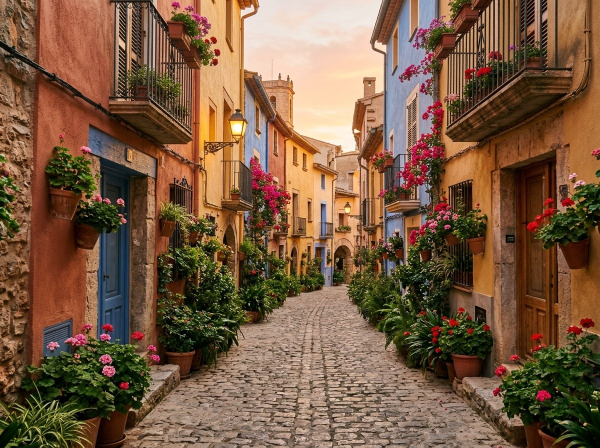
#> input picture utils/store-images/art/photos/alley.jpg, 1200 x 896 px (shown at 1/2 size)
$ python -i music.py   (imports and definitions only)
#> lines starting #> are read from the running program, lines starting #| are printed output that depends on the picture; after the words box and inside, x2 and y2 are one past the last pixel; in counts of white or black regions, pixels touching at a corner belong together
#!/usr/bin/env python3
"""Store screenshot for the music player in the style of the Play set (#47): the background is lifted from an existing
store image (its text and phone masked out and filled from the surroundings), then kicker pill, two-part headline with
the cyan-to-green accent, subline and the screenshot in a phone frame are drawn on top. 1080x1920.
Usage: store-music.py <template.jpg> <screenshot.png> <kicker> <title white> <title accent> <subline> <out.jpg>"""
import sys
import numpy as np
from PIL import Image, ImageDraw, ImageFilter, ImageFont

FONT = "/home/belkis/ordo-team/shots/fonts/Inter.ttf"
W, H = 1080, 1920
ACCENT = [(33, 212, 235), (55, 209, 159)]


# [7 lines left out: function font, not called in this run]


def background(template):
#> called with template = 'art/photos/alley.jpg'
    im = np.asarray(Image.open(template).convert("RGB").resize((W, H)), dtype=np.float32)
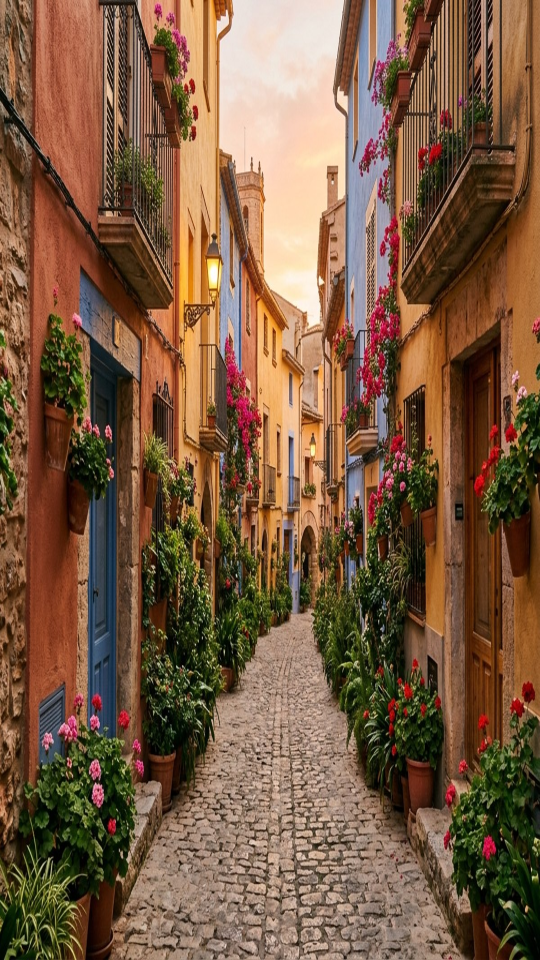
#> im: shape (1920, 1080, 3) float32 (shown at 1/2 size); mean R, G, B 121.8, 90.8, 65.7
    keep = np.ones((H, W), np.float32)
    keep[60:380, :] = 0                 # pill, headline, subline
    keep[480:1890, 200:880] = 0         # phone
    # Normalised block average: the masked areas take the mean colour of the background around them.
    B = 40
    def blocks(a):
        return a.reshape(H // B, B, W // B, B, *a.shape[2:]).mean(axis=(1, 3))
    k = blocks(keep)
    avg = blocks(im * keep[..., None]) / np.maximum(k, 1e-3)[..., None]
    # Blocks that were fully masked borrow from their neighbours.
    for _ in range(12):
        empty = k < 0.05
        if not empty.any():
            break
        pad = np.pad(avg * (~empty)[..., None], ((1, 1), (1, 1), (0, 0)))
        cnt = np.pad((~empty).astype(np.float32), 1)
        s_ = sum(pad[1 + dy:pad.shape[0] - 1 + dy, 1 + dx:pad.shape[1] - 1 + dx] for dy in (-1, 0, 1) for dx in (-1, 0, 1))
        c_ = sum(cnt[1 + dy:cnt.shape[0] - 1 + dy, 1 + dx:cnt.shape[1] - 1 + dx] for dy in (-1, 0, 1) for dx in (-1, 0, 1))
        fill = s_ / np.maximum(c_, 1e-3)[..., None]
        avg = np.where(empty[..., None], fill, avg)
        k = np.where(empty & (c_ > 0), 1.0, k)
#> this loop made 10 passes
#> pass 1, in background, `empty = k < 0.05`:
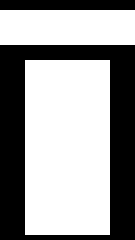
#> empty: shape (48, 27) bool (shown 5 times larger); 60.5% white; 2 black regions, box (x1, y1, x2, y2) and area: (0, 9, 27, 48) 458, (0, 0, 27, 2) 54
#> pass 1, in background, `cnt = np.pad((~empty).astype(np.float32), 1)`:
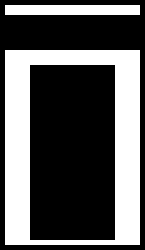
#> cnt: shape (50, 29) float32 (shown 5 times larger); values 0 (black) and 1 (white), 35.3% white; 2 white regions, box (x1, y1, x2, y2) and area: (1, 10, 28, 49) 458, (1, 1, 28, 3) 54
#> pass 1, in background, `s_ = sum(pad[1 + dy:pad.shape[0] - 1 + dy, 1 + dx:pad.shape[1] - 1 + d..`:
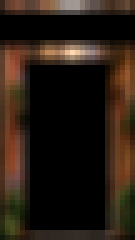
#> s_: shape (48, 27, 3) float32 (shown 5 times larger); mean R, G, B 355.8, 250, 166.2; drawn with min black and max white
#> after the loop:
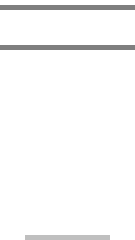
#> k: shape (48, 27) float32 (shown 5 times larger); min 0.5, max 1, mean 0.976
    up = np.asarray(Image.fromarray(avg.clip(0, 255).astype(np.uint8)).resize((W, H), Image.BICUBIC), dtype=np.float32)
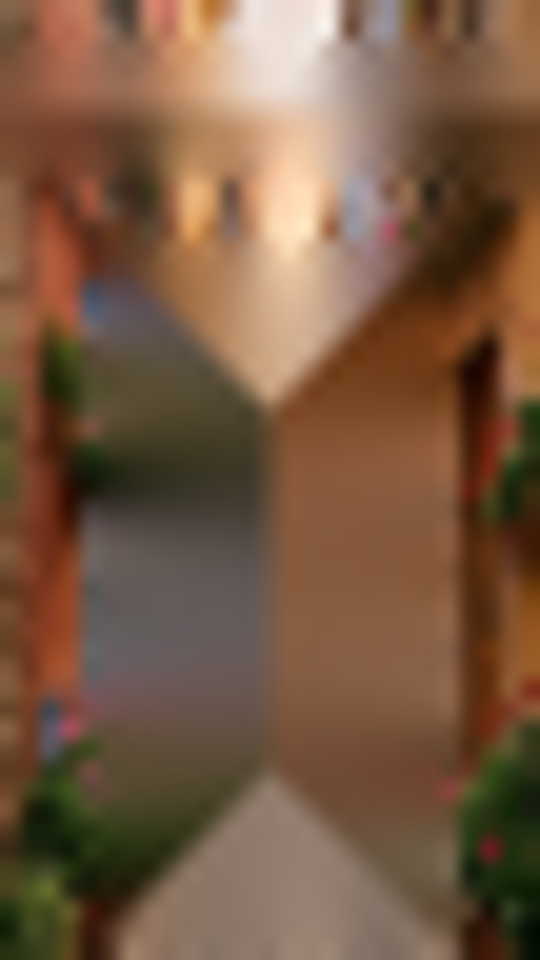
#> up: shape (1920, 1080, 3) float32 (shown at 1/2 size); mean R, G, B 119.8, 89.4, 66
    filled = up
    smooth = np.asarray(Image.fromarray(filled.clip(0, 255).astype(np.uint8)).filter(ImageFilter.GaussianBlur(60)))
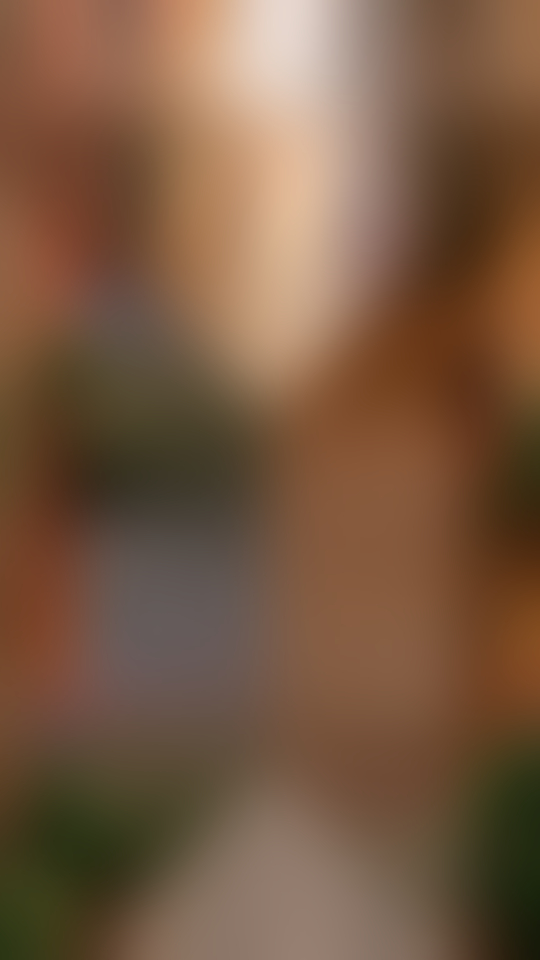
#> smooth: shape (1920, 1080, 3) (shown at 1/2 size); mean R, G, B 120, 89.4, 66
    return Image.fromarray(smooth)


# [80 lines left out: functions gradient_text, phone, compose, not called in this run]


# [3 lines not run here, left out]

>>> result = background('art/photos/alley.jpg')

$ run again, on utils/store-images/art/photos/bridge.jpg
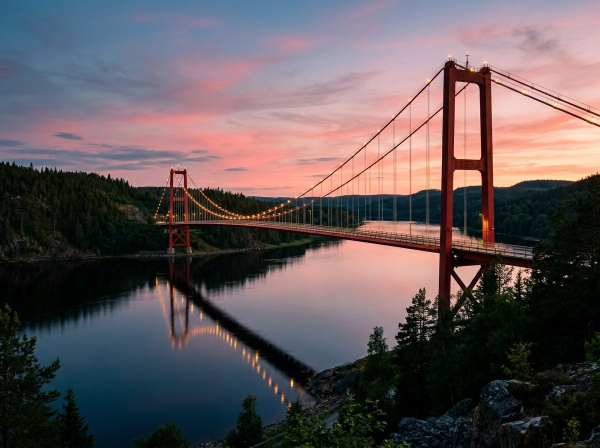
#> input picture utils/store-images/art/photos/bridge.jpg, 1200 x 896 px (shown at 1/2 size)
#> in background, `im = np.asarray(Image.open(template).convert("RGB").resize((W, H)), dt..`:
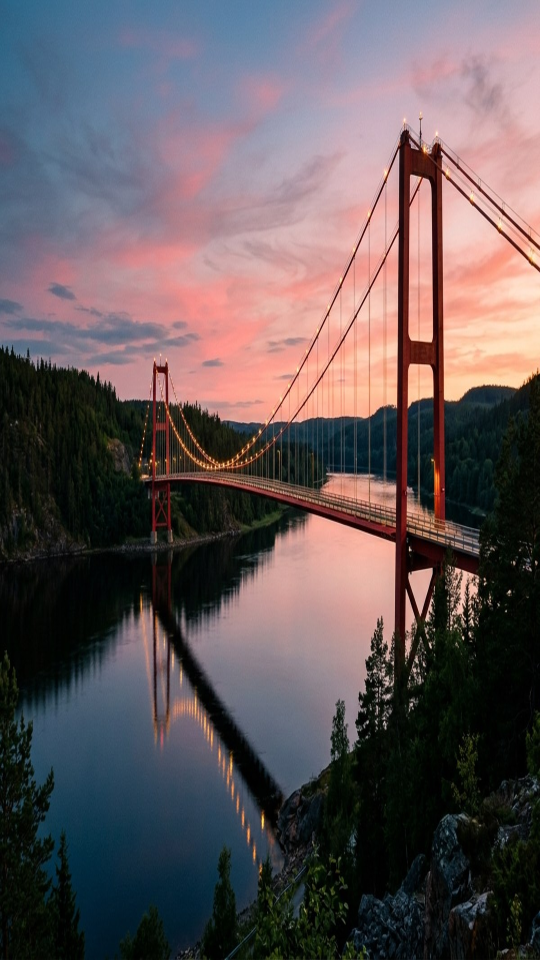
#> im: shape (1920, 1080, 3) float32 (shown at 1/2 size); mean R, G, B 97.1, 86.3, 89
#> in background, `smooth = np.asarray(Image.fromarray(filled.clip(0, 255).astype(np.uint..`:
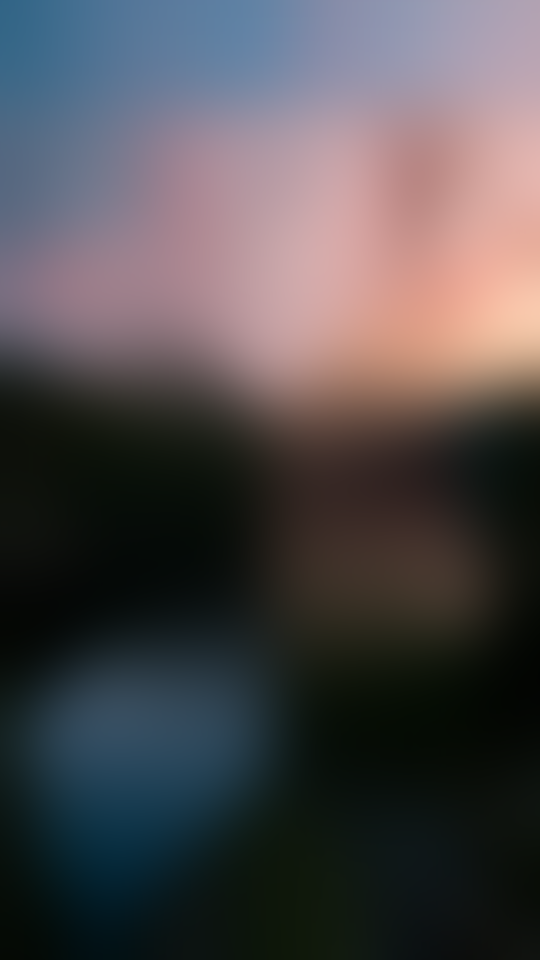
#> smooth: shape (1920, 1080, 3) (shown at 1/2 size); mean R, G, B 78.8, 74.7, 77.5

$ run again, on utils/store-images/art/photos/cliffs.jpg
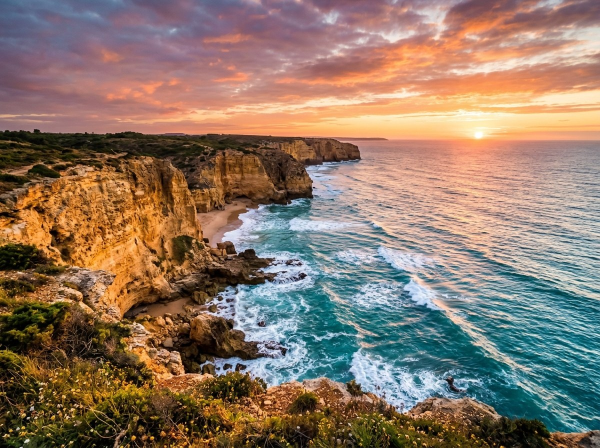
#> input picture utils/store-images/art/photos/cliffs.jpg, 1200 x 896 px (shown at 1/2 size)
#> in background, `im = np.asarray(Image.open(template).convert("RGB").resize((W, H)), dt..`:
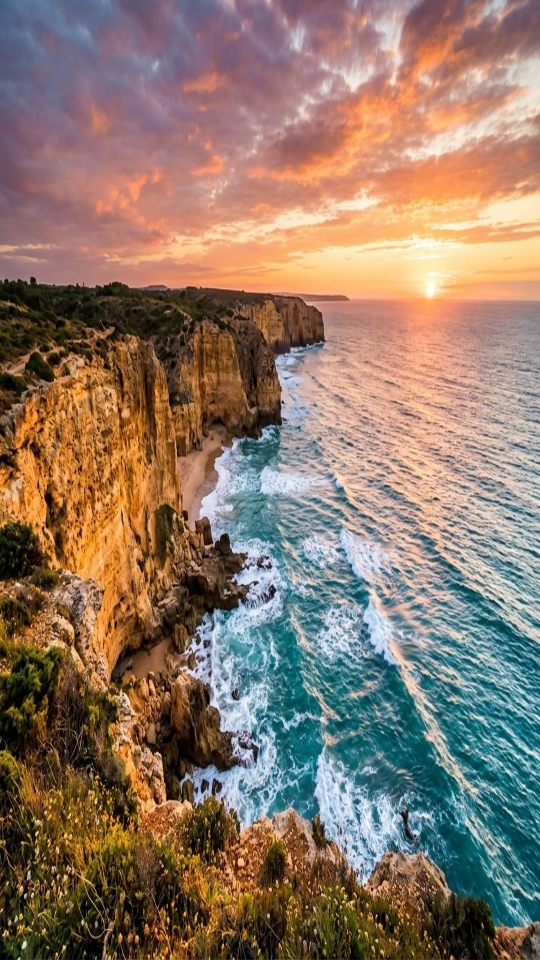
#> im: shape (1920, 1080, 3) float32 (shown at 1/2 size); mean R, G, B 141.2, 119.4, 103.2
#> in background, `smooth = np.asarray(Image.fromarray(filled.clip(0, 255).astype(np.uint..`:
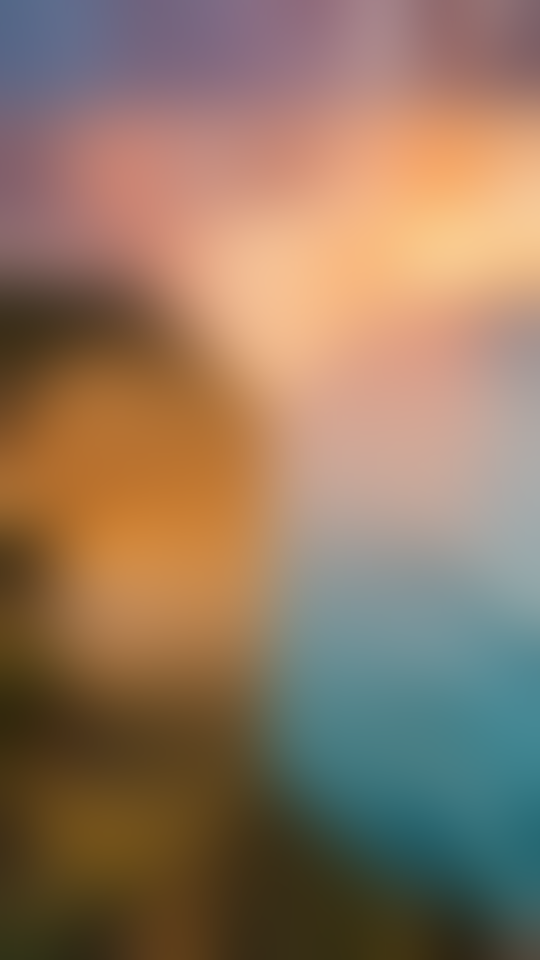
#> smooth: shape (1920, 1080, 3) (shown at 1/2 size); mean R, G, B 145, 119.2, 97

$ run again, on utils/store-images/art/photos/pastry.jpg
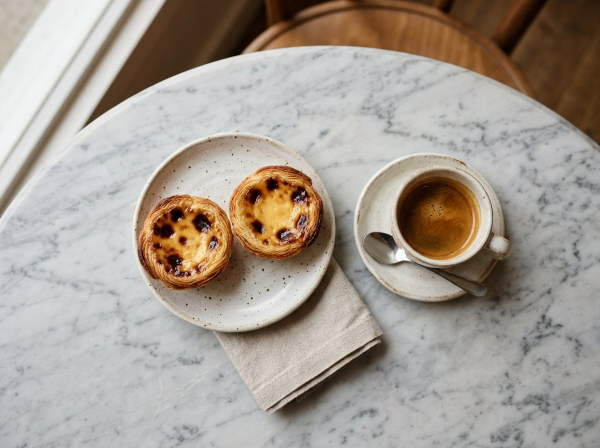
#> input picture utils/store-images/art/photos/pastry.jpg, 1200 x 896 px (shown at 1/2 size)
#> in background, `smooth = np.asarray(Image.fromarray(filled.clip(0, 255).astype(np.uint..`:
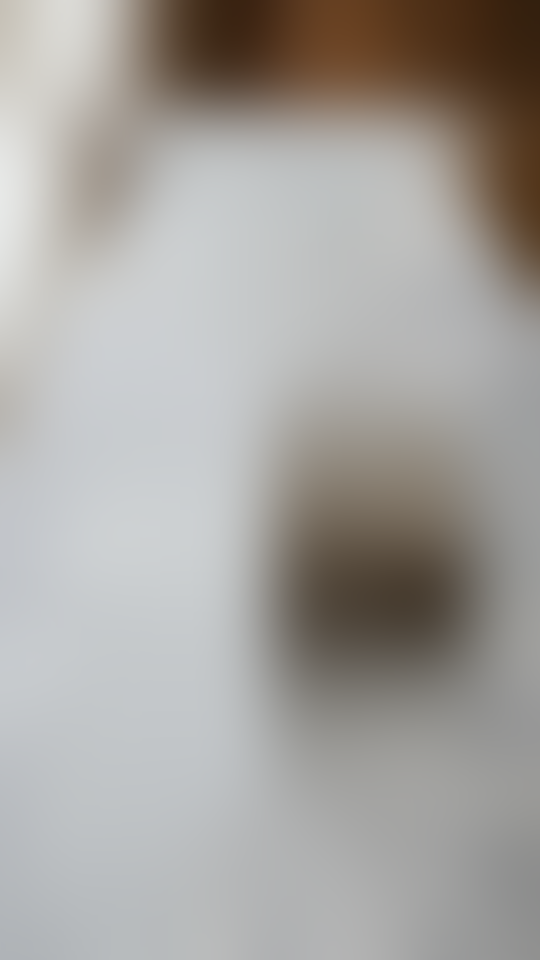
#> smooth: shape (1920, 1080, 3) (shown at 1/2 size); mean R, G, B 165.9, 163.2, 159.5
